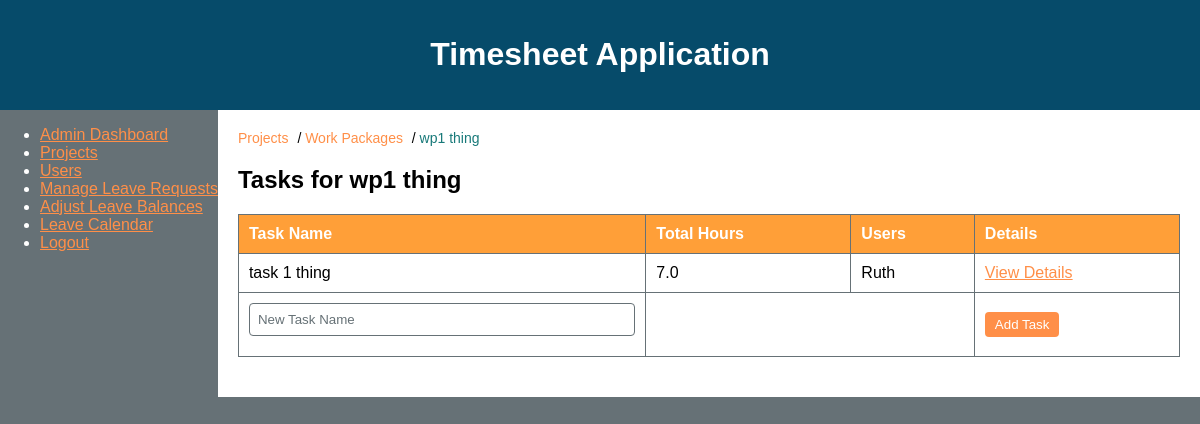
The page /admin_dashboard/work_packages/1 (signed in) on the database its author committed.
### timesheet_app.py (models this page shows, shortened)
class WorkPackage(db.Model):
    id = db.Column(db.Integer, primary_key=True)
    name = db.Column(db.String(100), nullable=False)
    project_id = db.Column(db.Integer, db.ForeignKey('project.id'), nullable=False)
    tasks = db.relationship('Task', backref='work_package', lazy=True)

class User(UserMixin, db.Model):
    id = db.Column(db.Integer, primary_key=True)
    username = db.Column(db.String(100), unique=True, nullable=False)
    password_hash = db.Column(db.String(200), nullable=False)
    role = db.Column(db.String(10), nullable=False, default='user')
    status = db.Column(db.String(10), nullable=False, default='active')
    timesheets = db.relationship('Timesheet', backref='user', lazy=True)
    leave_requests = db.relationship('LeaveRequest', backref='user', lazy=True)
    leave_balance = db.relationship('LeaveBalance', backref='user', uselist=False, lazy=True)

class Task(db.Model):
    id = db.Column(db.Integer, primary_key=True)
    name = db.Column(db.String(100), nullable=False)
    work_package_id = db.Column(db.Integer, db.ForeignKey('work_package.id'), nullable=False)
    timesheets = db.relationship('Timesheet', backref='task', lazy=True)

### timesheet_app.py (the view, shortened to what this page needs)
@app.route('/admin_dashboard/work_packages/<int:work_package_id>', methods=['GET', 'POST'])
@admin_required
def work_package_detail(work_package_id):
    work_package = WorkPackage.query.get_or_404(work_package_id)
    tasks = Task.query.filter_by(work_package_id=work_package.id).all()
    task_data = []
    for task in tasks:
        total_hours = db.session.query(db.func.sum(Timesheet.hours))\
            .filter_by(task_id=task.id)\
            .scalar() or 0
        users = db.session.query(User.username)\
            .join(Timesheet)\
            .filter(Timesheet.task_id == task.id)\
            .distinct().all()
        task_data.append({
            'task': task,
            'total_hours': total_hours,
            'users': [u[0] for u in users]
        })
    return render_template('work_package_detail.html', work_package=work_package, task_data=task_data)

### timesheet_app.py (called while the page is built)
@login_manager.user_loader
def load_user(user_id):
    return User.query.get(int(user_id))

def admin_required(f):
    @wraps(f)
    @login_required
    def decorated_function(*args, **kwargs):
        if current_user.role != 'admin':
            flash('Admin access required', 'danger')
            return redirect(url_for('index'))
        return f(*args, **kwargs)
    return decorated_function

### templates/work_package_detail.html (shortened to what this page needs)
{% extends 'base.html' %}
{% block breadcrumb %}
<nav class="breadcrumb">
    <a href="{{ url_for('projects_page') }}">Projects</a> /
    <a href="{{ url_for('project_detail', project_id=work_package.project_id) }}">Work Packages</a> /
    <span>{{ work_package.name }}</span>
</nav>
{% endblock %}
{% block content %}
<h2>Tasks for {{ work_package.name }}</h2>
<table>
    <thead>
        <tr>
            <th>Task Name</th>
            <th>Total Hours</th>
            <th>Users</th>
            <th>Details</th>
        </tr>
    </thead>
    <tbody>
        {% for item in task_data %}
        <tr>
            <td>{{ item.task.name }}</td>
            <td>{{ item.total_hours }}</td>
            <td>{{ item.users | join(', ') }}</td>
            <td>
                <a href="{{ url_for('task_detail', task_id=item.task.id) }}">View Details</a>
            </td>
        </tr>
        {% endfor %}
        <tr>
            <form method="POST" action="{{ url_for('work_package_detail', work_package_id=work_package.id) }}">
                <td><input type="text" name="task_name" placeholder="New Task Name" required></td>
                <td colspan="2"></td>
                <td><button type="submit">Add Task</button></td>
            </form>
        </tr>
    </tbody>
</table>
{% endblock %}

### static/styles.css (style rules this page uses)
body { font-family: Arial, sans-serif; margin: 0; padding: 0; color: #FFFFFF; background-color: #667176; }
.breadcrumb { margin-bottom: 20px; }
.breadcrumb a { color: #ff8f48; text-decoration: none; margin-right: 5px; }
.breadcrumb span { margin-right: 5px; color: #187979; }
table { width: 100%; border-collapse: collapse; margin-bottom: 20px; color: #000000; }
table, th, td { border: 1px solid #667176; }
th { background-color: #ff9f38; color: #FFFFFF; }
td { background-color: #FFFFFF; }
th, td { padding: 10px; text-align: left; }
button { padding: 8px 12px; background-color: #ff8f48; color: #FFFFFF; border: none; border-radius: 4px; cursor: pointer; }
input[type="text"], input[type="number"], textarea, select { width: 100%; padding: 8px; margin-bottom: 10px; box-sizing: border-box; border: 1px solid #667176; border-radius: 4px; background-color: #FFFFFF; color: #000000; }
input[type="text"]::placeholder, input[type="number"]::placeholder, textarea::placeholder { color: #667176; }
nav.breadcrumb { font-size: 14px; }
nav.breadcrumb a { color: #ff8f48; }
nav.breadcrumb span { color: #187979; }
a { color: #ff8f48; }
table td button { padding: 5px 10px; background-color: #ff8f48; color: #FFFFFF; border: none; border-radius: 4px; cursor: pointer; }
form { margin-bottom: 20px; }

### rows shown on the page
WorkPackage: name "wp1 thing"
User: task.name "task 1 thing", total_hours "7.0", users "Ruth"
